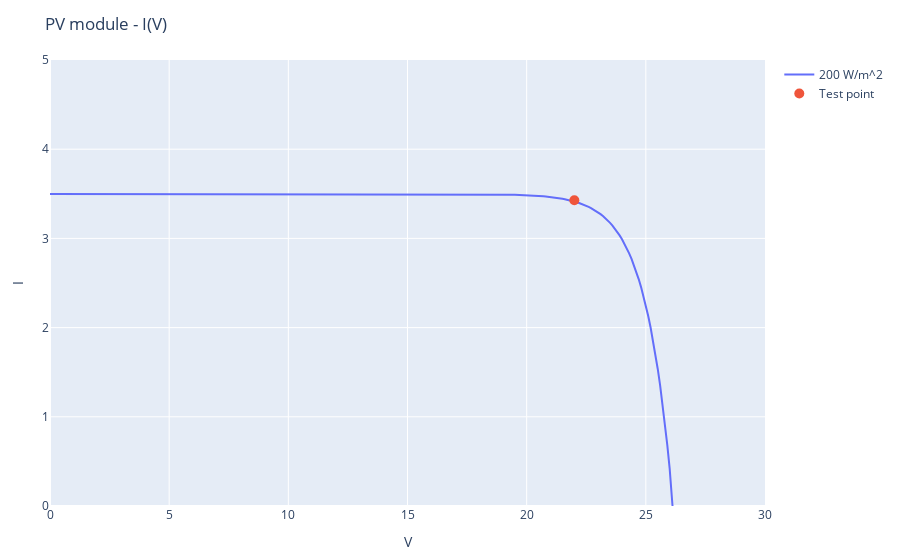

The notebook cell saved with this chart:
### Code cell
Plot([scatter(x=V, y=i[:,5], mode="lines", name=labels[1]),
      scatter(x=[v_test], y=[i_test], mode="markers", name="Test point",marker=attr(size=10))], 
Layout(xaxis_range=[0,30], yaxis_range=[0,5], title="PV module - I(V)", xaxis_title="V", yaxis_title="I"))

### Figure 1 — Plotly figure (JSON) as saved in the notebook; plotly's stock layout.template omitted (floating-point values rounded to 4 significant figures; data arrays with more than 128 entries replaced by an {"elided": "..."} marker saying what was removed)
{"data": [{"mode": "lines", "name": "200 W/m^2", "type": "scatter", "x": {"elided": "301 float values"}, "y": {"elided": "301 float values"}}, {"marker": {"size": 10}, "mode": "markers", "name": "Test point", "type": "scatter", "x": [22], "y": [3.427]}], "layout": {"margin": {"b": 50, "l": 50, "r": 50, "t": 60}, "title": "PV module - I(V)", "xaxis": {"range": [0, 30], "title": {"text": "V"}}, "yaxis": {"range": [0, 5], "title": {"text": "I"}}}}
